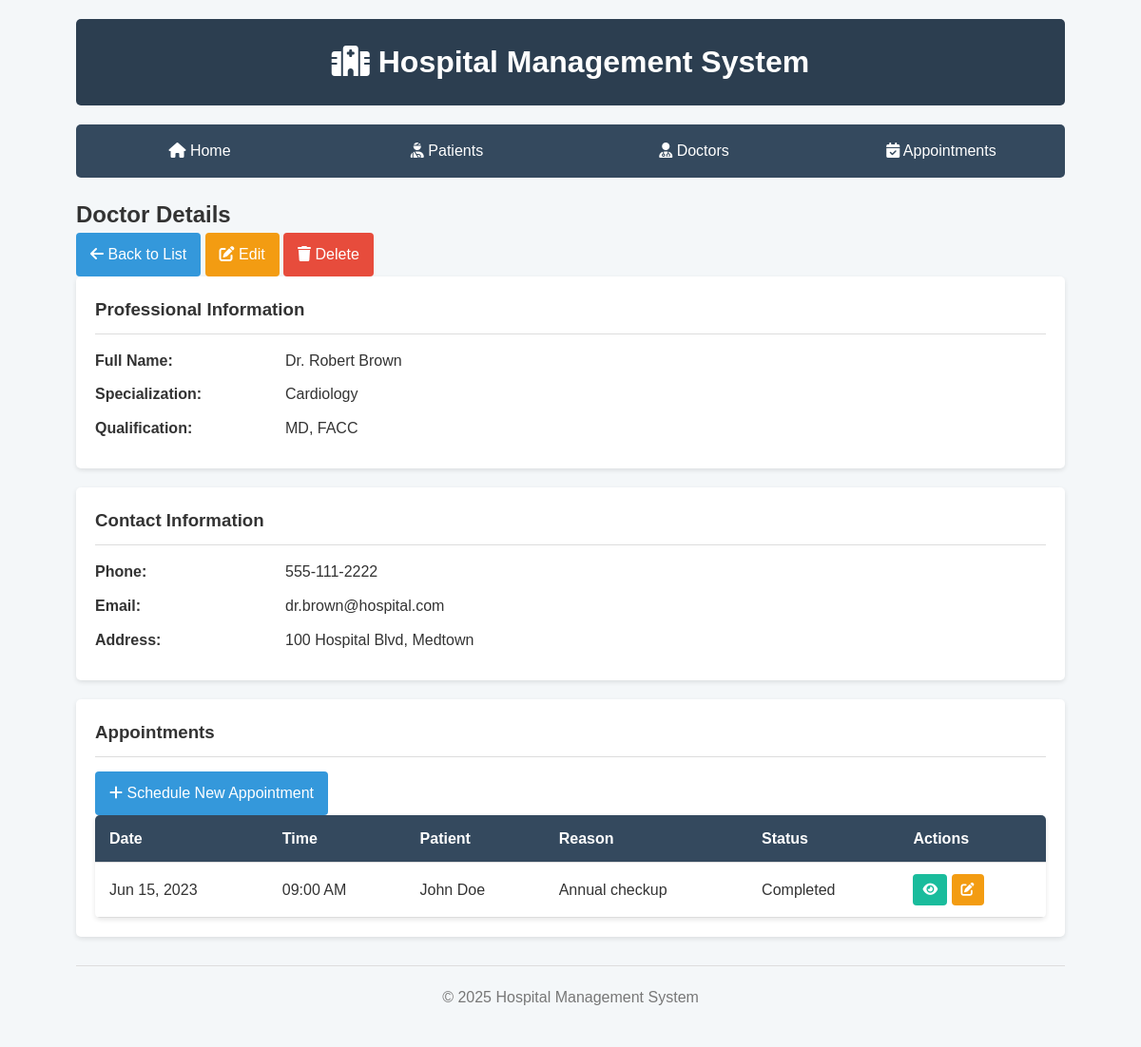
Page /view/doctors/view.php?id=1 on the committed database.
### tables this page shows
CREATE TABLE IF NOT EXISTS doctors (
    id INT AUTO_INCREMENT PRIMARY KEY,
    first_name VARCHAR(50) NOT NULL,
    last_name VARCHAR(50) NOT NULL,
    specialization VARCHAR(100) NOT NULL,
    qualification VARCHAR(100) NOT NULL,
    phone VARCHAR(20) NOT NULL,
    email VARCHAR(100) NOT NULL,
    address VARCHAR(255),
    created_at TIMESTAMP DEFAULT CURRENT_TIMESTAMP,
    updated_at TIMESTAMP DEFAULT CURRENT_TIMESTAMP ON UPDATE CURRENT_TIMESTAMP
);

CREATE TABLE IF NOT EXISTS appointments (
    id INT AUTO_INCREMENT PRIMARY KEY,
    patient_id INT NOT NULL,
    doctor_id INT NOT NULL,
    appointment_date DATE NOT NULL,
    appointment_time TIME NOT NULL,
    reason VARCHAR(255) NOT NULL,
    status ENUM('Scheduled', 'Completed', 'Cancelled') DEFAULT 'Scheduled',
    notes TEXT,
    created_at TIMESTAMP DEFAULT CURRENT_TIMESTAMP,
    updated_at TIMESTAMP DEFAULT CURRENT_TIMESTAMP ON UPDATE CURRENT_TIMESTAMP,
    FOREIGN KEY (patient_id) REFERENCES patients(id) ON DELETE RESTRICT,
    FOREIGN KEY (doctor_id) REFERENCES doctors(id) ON DELETE RESTRICT
);

### config/config.php (called while the page is built, shortened)
<?php
class Database {
    private static $instance = null;
    private $conn;
    private function __construct() {
        $dsn = "mysql:host=" . DB_HOST . ";dbname=" . DB_NAME . ";charset=" . DB_CHARSET;
        $options = [
            PDO::ATTR_ERRMODE => PDO::ERRMODE_EXCEPTION,
            PDO::ATTR_DEFAULT_FETCH_MODE => PDO::FETCH_ASSOC,
            PDO::ATTR_EMULATE_PREPARES => false,
        ];
        try {
            $this->conn = new PDO($dsn, DB_USER, DB_PASS, $options);
        } catch (PDOException $e) {
            die("Connection failed: " . $e->getMessage());
        }
    }
    public static function getInstance() {
        if (self::$instance === null) {
            self::$instance = new self();
        }
        return self::$instance;
    }
    public function getConnection() {
        return $this->conn;
    }
}
function baseUrl() {
    $protocol = isset($_SERVER['HTTPS']) && $_SERVER['HTTPS'] === 'on' ? 'https' : 'http';
    $host = $_SERVER['HTTP_HOST'];
    return "$protocol://$host/tp7-dpbo-ismail/";
}
?>

### class/Doctor.php (called while the page is built, shortened)
<?php
require_once __DIR__ . '/../config/config.php';
class Doctor {
    private $db;
    public function __construct() {
        $this->db = Database::getInstance()->getConnection();
    }
    public function getById($id) {
        try {
            $query = "SELECT * FROM doctors WHERE id = :id";
            $stmt = $this->db->prepare($query);
            $stmt->bindParam(':id', $id, PDO::PARAM_INT);
            $stmt->execute();
            return $stmt->fetch();
        } catch (PDOException $e) {
            die("Error fetching doctor: " . $e->getMessage());
        }
    }
}
?>

### class/Appointment.php (called while the page is built, shortened)
<?php
require_once __DIR__ . '/../config/config.php';
require_once __DIR__ . '/Doctor.php';
class Appointment {
    private $db;
    public function __construct() {
        $this->db = Database::getInstance()->getConnection();
    }
    public function getByDoctorId($doctorId) {
        try {
            $query = "SELECT a.*,
                      CONCAT(p.first_name, ' ', p.last_name) AS patient_name
                      FROM appointments a
                      JOIN patients p ON a.patient_id = p.id
                      WHERE a.doctor_id = :doctor_id
                      ORDER BY a.appointment_date DESC, a.appointment_time DESC";
            $stmt = $this->db->prepare($query);
            $stmt->bindParam(':doctor_id', $doctorId, PDO::PARAM_INT);
            $stmt->execute();
            return $stmt->fetchAll();
        } catch (PDOException $e) {
            die("Error fetching doctor appointments: " . $e->getMessage());
        }
    }
}
?>

### view/doctors/view.php (the view, shortened to what this page needs)
<?php
require_once '../../config/config.php';
require_once '../../class/Doctor.php';
require_once '../../class/Appointment.php';
$doctor = new Doctor();
$appointment = new Appointment();
$id = (int)$_GET['id'];
$doctorData = $doctor->getById($id);
$doctorAppointments = $appointment->getByDoctorId($id);
include_once '../../includes/header.php';
?>
<h2>Doctor Details</h2>
<div class="actions">
    <a href="list.php" class="btn"><i class="fas fa-arrow-left"></i> Back to List</a>
    <a href="edit.php?id=<?php echo $id; ?>" class="btn btn-warning"><i class="fas fa-edit"></i> Edit</a>
    <a href="delete.php?id=<?php echo $id; ?>" class="btn btn-danger" onclick="return confirm('Are you sure you want to delete this doctor?');"><i class="fas fa-trash"></i> Delete</a>
</div>
<div class="detail-card">
    <h3>Professional Information</h3>
    <div class="detail-row">
        <div class="detail-label">Full Name:</div>
        <div class="detail-value">Dr. <?php echo $doctorData['first_name'] . ' ' . $doctorData['last_name']; ?></div>
    </div>
    <div class="detail-row">
        <div class="detail-label">Specialization:</div>
        <div class="detail-value"><?php echo $doctorData['specialization']; ?></div>
    </div>
    <div class="detail-row">
        <div class="detail-label">Qualification:</div>
        <div class="detail-value"><?php echo $doctorData['qualification']; ?></div>
    </div>
</div>
<div class="detail-card">
    <h3>Contact Information</h3>
    <div class="detail-row">
        <div class="detail-label">Phone:</div>
        <div class="detail-value"><?php echo $doctorData['phone']; ?></div>
    </div>
    <div class="detail-row">
        <div class="detail-label">Email:</div>
        <div class="detail-value"><?php echo $doctorData['email']; ?></div>
    </div>
    <div class="detail-row">
        <div class="detail-label">Address:</div>
        <div class="detail-value"><?php echo $doctorData['address'] ?: 'N/A'; ?></div>
    </div>
</div>
<div class="detail-card">
    <h3>Appointments</h3>
    <div class="actions">
        <a href="<?php echo baseUrl(); ?>/view/appointments/add.php?doctor_id=<?php echo $id; ?>" class="btn btn-primary"><i class="fas fa-plus"></i> Schedule New Appointment</a>
    </div>
    <?php if (count($doctorAppointments) > 0): ?>
        <table>
            <thead>
                <tr>
                    <th>Date</th>
                    <th>Time</th>
                    <th>Patient</th>
                    <th>Reason</th>
                    <th>Status</th>
                    <th>Actions</th>
                </tr>
            </thead>
            <tbody>
                <?php foreach ($doctorAppointments as $apt): ?>
                    <tr>
                        <td><?php echo date('M d, Y', strtotime($apt['appointment_date'])); ?></td>
                        <td><?php echo date('h:i A', strtotime($apt['appointment_time'])); ?></td>
                        <td><?php echo $apt['patient_name']; ?></td>
                        <td><?php echo $apt['reason']; ?></td>
                        <td><?php echo $apt['status']; ?></td>
                        <td>
                            <a href="<?php echo baseUrl(); ?>/view/appointments/view.php?id=<?php echo $apt['id']; ?>" class="btn btn-sm btn-info"><i class="fas fa-eye"></i></a>
                            <a href="<?php echo baseUrl(); ?>/view/appointments/edit.php?id=<?php echo $apt['id']; ?>" class="btn btn-sm btn-warning"><i class="fas fa-edit"></i></a>
                        </td>
                    </tr>
                <?php endforeach; ?>
            </tbody>
        </table>
    <?php else: ?>
        <p>No appointments found for this doctor.</p>
    <?php endif; ?>
</div>
<?php include_once '../../includes/footer.php'; ?>

### style.css (style rules this page uses)
* { margin: 0; padding: 0; box-sizing: border-box; }
body { font-family: 'Arial', sans-serif; line-height: 1.6; color: #333; background-color: #f4f7f9; }
.btn { display: inline-block; padding: 10px 15px; background-color: #3498db; color: #fff; border: none; border-radius: 4px; cursor: pointer; text-decoration: none; font-size: 16px; transition: background-color 0.3s; }
.btn-primary { background-color: #3498db; }
.btn-danger { background-color: #e74c3c; }
.btn-warning { background-color: #f39c12; }
.btn-info { background-color: #1abc9c; }
.btn-sm { padding: 5px 10px; font-size: 14px; }
table { width: 100%; border-collapse: collapse; background-color: #fff; box-shadow: 0 2px 5px rgba(0, 0, 0, 0.1); border-radius: 5px; overflow: hidden; }
th, td { padding: 12px 15px; text-align: left; border-bottom: 1px solid #ddd; }
th { background-color: #34495e; color: #fff; }
.detail-card { background-color: #fff; padding: 20px; border-radius: 5px; box-shadow: 0 2px 5px rgba(0, 0, 0, 0.1); margin-bottom: 20px; }
.detail-card h3 { margin-bottom: 15px; color: #333; border-bottom: 1px solid #ddd; padding-bottom: 10px; }
.detail-row { display: flex; margin-bottom: 10px; }
.detail-label { font-weight: bold; width: 200px; }
.detail-value { flex: 1; }

### rows in the picture
doctors: first_name "Robert", last_name "Brown", specialization "Cardiology", qualification "MD, FACC", phone "555-111-2222", email "dr.brown@hospital.com", address "100 Hospital Blvd, Medtown"
appointments: appointment_date "Jun 15, 2023", appointment_time "09:00 AM", patient_name "John Doe", reason "Annual checkup", status "Completed"
